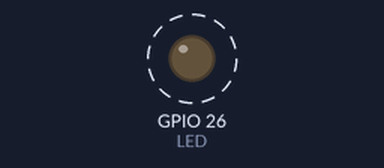
Recording of a sketch running on a simulated ESP32. Shown: output pins drawn as LEDs (lit = HIGH). Dashed ring = blinking. The local clock reads 2024-03-15 10:24:30 at power-on unless the sketch sets it; what the sketch prints to the serial monitor is not drawn.

Above: at 0.5 s.
Timing chart, 0 to 4.6 s (numbered marks = the images above):
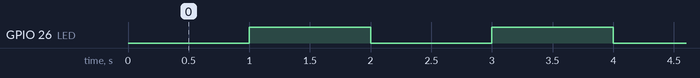

Measured:
- by itself, GPIO 26 (LED): alternates HIGH for 1.0 s and LOW for 1.0 s

The sketch:

ESP32-RTC-Timer.ino
```cpp
/*
    TestesBasicosESP.ino - Código pertencente ao projeto da matéria de Oficinas de Integração 1
    Projeto - Central de Segurança Residencial
    Equipe 20 - Rafael Eijy Ishikawa Rasoto, Gabriel Spadafora e Nicolas Riuichi Oda.
*/

#include <time.h>
#include <ESP32Time.h>

#define BOTAO 25
#define LED 26

ESP32Time rtc(-10800); // GMT -3h em Segundos

volatile bool led_state;

void IRAM_ATTR onTimer(){
    if(led_state){
        digitalWrite(LED, LOW);
        led_state = false;
        return;
    }
    digitalWrite(LED, HIGH);
    led_state = true;
}

void setup(){
     Serial.begin(115200);
     rtc.setTime(0, 0, 20, 18, 9, 2022); // Data: 18/09/2022 às 17:00:00 (BRT) (20:00:00 no Horário GMT)

     hw_timer_t* timer = NULL;
     unsigned int timerfactor = 1000000;

     timer = timerBegin(0,80,true); //80MHz / 80 = 1MHz
     timerAttachInterrupt(timer, &onTimer, true);
     timerAlarmWrite(timer, timerfactor, true);
     timerAlarmEnable(timer);

     pinMode(LED, OUTPUT);

     led_state = false;
     digitalWrite(LED, LOW);
}

void loop(){
    Serial.println(rtc.getTime("%A, %B %d %Y %H:%M:%S"));
    delay(3000);
}
```
